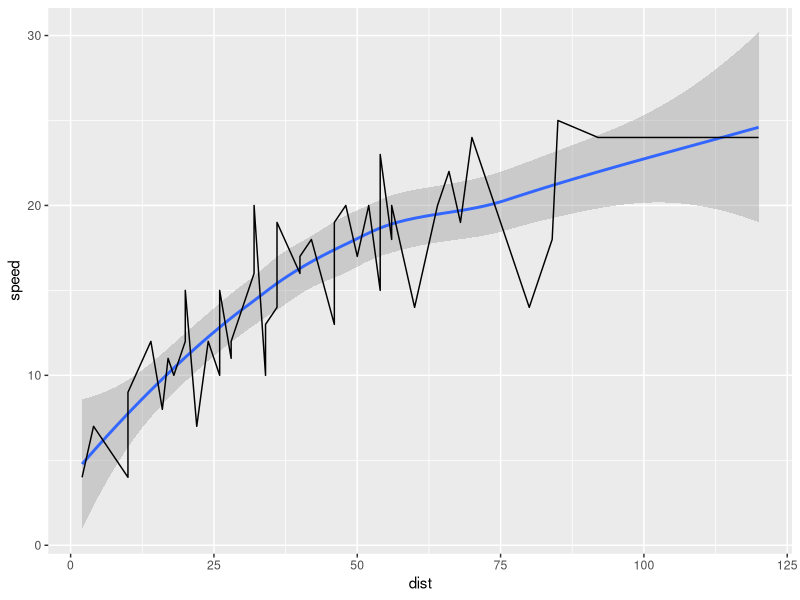

This figure's R source:
## ---- chunk 1
library(tidyverse)
## ---- chunk 2
ggplot(data = cars, aes(x = dist, y = speed)) +
  geom_smooth() +
  geom_line()
